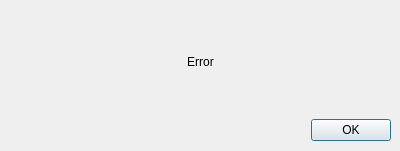
<?xml version="1.0" encoding="UTF-8"?>
<ui version="4.0">
 <class>ErrorDialog</class>
 <widget class="QDialog" name="ErrorDialog">
  <property name="geometry">
   <rect>
    <x>0</x>
    <y>0</y>
    <width>400</width>
    <height>151</height>
   </rect>
  </property>
  <property name="windowTitle">
   <string>Error</string>
  </property>
  <widget class="QWidget" name="verticalLayoutWidget">
   <property name="geometry">
    <rect>
     <x>10</x>
     <y>10</y>
     <width>381</width>
     <height>131</height>
    </rect>
   </property>
   <layout class="QVBoxLayout" name="verticalLayout">
    <item>
     <widget class="QLabel" name="label">
      <property name="text">
       <string>Error</string>
      </property>
      <property name="alignment">
       <set>Qt::AlignCenter</set>
      </property>
      <property name="wordWrap">
       <bool>true</bool>
      </property>
     </widget>
    </item>
    <item>
     <widget class="QDialogButtonBox" name="buttonBox">
      <property name="standardButtons">
       <set>QDialogButtonBox::Ok</set>
      </property>
     </widget>
    </item>
   </layout>
  </widget>
 </widget>
 <resources/>
 <connections>
  <connection>
   <sender>buttonBox</sender>
   <signal>accepted()</signal>
   <receiver>ErrorDialog</receiver>
   <slot>close()</slot>
   <hints>
    <hint type="sourcelabel">
     <x>200</x>
     <y>126</y>
    </hint>
    <hint type="destinationlabel">
     <x>199</x>
     <y>75</y>
    </hint>
   </hints>
  </connection>
 </connections>
</ui>
